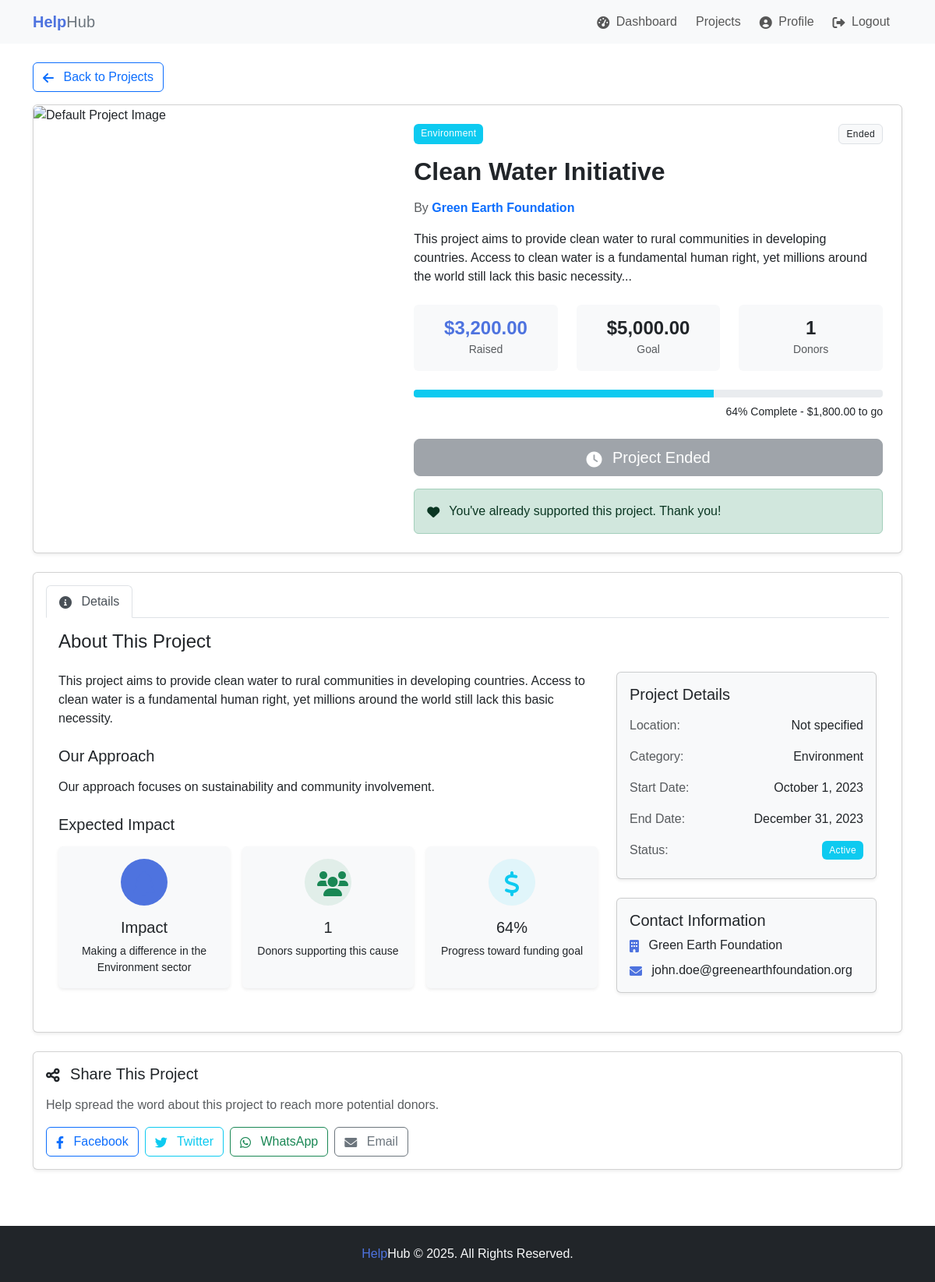
The app's page /project-details-donor.php?id=1 (signed in), older data.
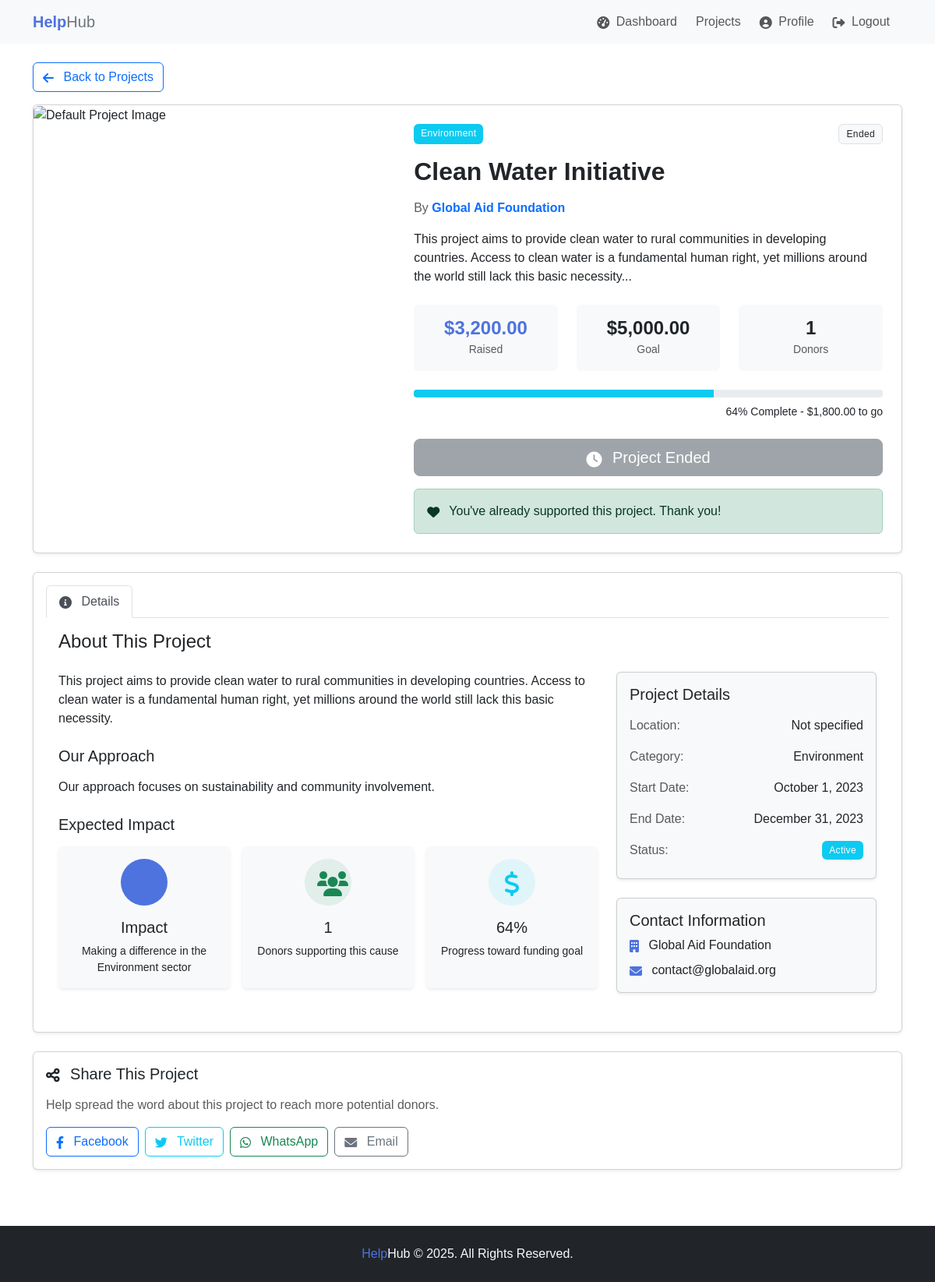
The same page, newer data.
### tables this page shows
CREATE TABLE IF NOT EXISTS project (
    project_id INT AUTO_INCREMENT PRIMARY KEY,
    assoc_id INT NOT NULL,
    title VARCHAR(100) NOT NULL,
    description TEXT NOT NULL,
    category VARCHAR(30) NOT NULL,
    goal_amount DECIMAL(10,2) NOT NULL,
    current_amount DECIMAL(10,2) DEFAULT 0,
    start_date DATE NOT NULL,
    end_date DATE NOT NULL,
    image_path VARCHAR(100),
    status VARCHAR(20) DEFAULT 'active',
    created_at TIMESTAMP DEFAULT CURRENT_TIMESTAMP,
    FOREIGN KEY (assoc_id) REFERENCES association(assoc_id) ON DELETE CASCADE
);

CREATE TABLE IF NOT EXISTS association (
    assoc_id INT AUTO_INCREMENT PRIMARY KEY,
    name VARCHAR(100) NOT NULL,
    address VARCHAR(200) NOT NULL,
    fiscal_id VARCHAR(10) NOT NULL UNIQUE,
    logo_path VARCHAR(100),
    pseudo VARCHAR(50) NOT NULL UNIQUE,
    password VARCHAR(60) NOT NULL,
    email VARCHAR(100) NOT NULL UNIQUE,
    representative_name VARCHAR(50) NOT NULL,
    representative_surname VARCHAR(50) NOT NULL,
    cin VARCHAR(8) NOT NULL UNIQUE,
    created_at TIMESTAMP DEFAULT CURRENT_TIMESTAMP
);

### project-details-donor.php (the view, shortened to what the changed rows need)
<?php
$project_id = $_GET['id'];
$donor_id = $_SESSION['user_id'];
require_once 'backend/db.php';
try {
    $stmt = $pdo->prepare("
        SELECT p.*, a.name as association_name, a.logo_path as association_logo, a.email as association_email
        FROM project p
        JOIN association a ON p.assoc_id = a.assoc_id
        WHERE p.project_id = ? AND p.status = 'active'
    ");
    $stmt->execute([$project_id]);
    $project = $stmt->fetch(PDO::FETCH_ASSOC);
    $progress = $project['goal_amount'] > 0
        ? round(($project['current_amount'] / $project['goal_amount']) * 100)
        : 0;
    $start_date = date("F j, Y", strtotime($project['start_date']));
    $end_date = date("F j, Y", strtotime($project['end_date']));
    $end_date_obj = new DateTime($project['end_date']);
    $today = new DateTime();
    $days_remaining = $today <= $end_date_obj ? $end_date_obj->diff($today)->days : 0;
    $stmt = $pdo->prepare("
        SELECT COUNT(*)
        FROM donation
        WHERE donor_id = ? AND project_id = ?
    ");
    $stmt->execute([$donor_id, $project_id]);
    $has_donated = ($stmt->fetchColumn() > 0);
} catch (PDOException $e) {
    header("Location: projects.php?error=database_error");
    exit;
}
function getCategoryColor($category) {
    switch(strtolower($category)) {
        case 'environment': return 'info';
    }
}
function getCategoryIcon($category) {
    switch(strtolower($category)) {
        case 'environment': return 'tree';
    }
}
?>
<!DOCTYPE html>
<html lang="en">
<head>
    <link href="https://cdn.jsdelivr.net/npm/bootstrap@5.3.0/dist/css/bootstrap.min.css" rel="stylesheet">
    <link rel="stylesheet" href="https://cdnjs.cloudflare.com/ajax/libs/font-awesome/6.0.0/css/all.min.css">
    <link rel="stylesheet" href="style.css">
</head>
<body>
    <div class="container py-4">
        <div class="card mb-4">
            <div class="row g-0">
                <div class="col-md-7">
                    <div class="card-body p-4">
                        <div class="d-flex justify-content-between mb-3">
                            <span class="badge bg-<?php echo getCategoryColor($project['category']); ?>">
                                <?php echo ucfirst(htmlspecialchars($project['category'])); ?>
                            </span>
                            <span class="badge bg-light text-dark border">
                                <?php echo $days_remaining > 0 ? "{$days_remaining} days left" : "Ended"; ?>
                            </span>
                        </div>
                        <h1 class="h2 fw-bold mb-3"><?php echo htmlspecialchars($project['title']); ?></h1>
                        <p class="text-muted mb-3">By <a href="#" class="text-decoration-none fw-bold">
                            <?php echo htmlspecialchars($project['association_name']); ?></a>
                        </p>
                        <p class="mb-4"><?php echo nl2br(htmlspecialchars(substr($project['description'], 0, 200))); ?>...</p>
                        <div class="row mb-3">
                            <div class="col-sm-4 mb-2">
                                <div class="bg-light p-3 text-center rounded h-100">
                                    <h4 class="fw-bold text-primary mb-0">$<?php echo number_format($project['current_amount'], 2); ?></h4>
                                    <span class="small text-muted">Raised</span>
                                </div>
                            </div>
                            <div class="col-sm-4 mb-2">
                                <div class="bg-light p-3 text-center rounded">
                                    <h4 class="fw-bold mb-0">$<?php echo number_format($project['goal_amount'], 2); ?></h4>
                                    <span class="small text-muted">Goal</span>
                                </div>
                            </div>
                            <div class="col-sm-4 mb-2">
                            </div>
                        </div>
                        <div class="progress mb-2" style="height: 10px">
                            <div class="progress-bar bg-<?php echo getCategoryColor($project['category']); ?>" role="progressbar"
                                style="width: <?php echo $progress; ?>%"
                                aria-valuenow="<?php echo $progress; ?>" aria-valuemin="0" aria-valuemax="100"></div>
                        </div>
                        <p class="text-end mb-4 small"><?php echo $progress; ?>% Complete -
                            $<?php echo number_format($project['goal_amount'] - $project['current_amount'], 2); ?> to go</p>
                        <div class="d-grid">
                            <?php if ($days_remaining > 0 && $project['goal_amount'] > $project['current_amount']): ?>
                                <button class="btn btn-primary btn-lg" data-bs-toggle="modal" data-bs-target="#donationModal">
                                    <i class="fas fa-hand-holding-heart me-2"></i> Donate Now
                                </button>
                            <?php elseif ($project['goal_amount'] <= $project['current_amount']): ?>
                                <button class="btn btn-success btn-lg" disabled>
                                    <i class="fas fa-check-circle me-2"></i> Funding Goal Achieved
                                </button>
                            <?php else: ?>
                                <button class="btn btn-secondary btn-lg" disabled>
                                </button>
                            <?php endif; ?>
                            <?php if ($has_donated): ?>
                                <div class="alert alert-success mt-3 mb-0">
                                </div>
                            <?php endif; ?>
                        </div>
                    </div>
                </div>
            </div>
        </div>
        <div class="card mb-4">
            <div class="card-body">
                <div class="tab-content p-3" id="projectTabContent">
                    <div class="tab-pane fade show active" id="details" role="tabpanel" aria-labelledby="details-tab">
                        <div class="row">
                            <div class="col-lg-8">
                                <p><?php echo nl2br(htmlspecialchars($project['description'])); ?></p>
                                <?php if (strpos($project['description'], 'Approach') === false): ?>
                                <h5 class="mt-4 mb-3">Our Approach</h5>
                                <p>Our approach focuses on sustainability and community involvement.</p>
                                <?php endif; ?>
                                <h5 class="mt-4 mb-3">Expected Impact</h5>
                                <div class="row g-3 mb-4">
                                    <div class="col-md-4">
                                        <div class="card border-0 bg-light h-100">
                                            <div class="card-body text-center">
                                                <div class="rounded-circle bg-primary bg-opacity-10 p-3 d-inline-flex mb-3" style="width: 60px; height: 60px;">
                                                    <i class="fas fa-<?php echo getCategoryIcon($project['category']); ?> fa-2x m-auto text-primary"></i>
                                                </div>
                                                <h5 class="card-title">Impact</h5>
                                                <p class="card-text small">Making a difference in the <?php echo htmlspecialchars($project['category']); ?> sector</p>
                                            </div>
                                        </div>
                                    </div>
                                    <div class="col-md-4">
                                    </div>
                                    <div class="col-md-4">
                                        <div class="card border-0 bg-light h-100">
                                            <div class="card-body text-center">
                                                <div class="rounded-circle bg-info bg-opacity-10 p-3 d-inline-flex mb-3" style="width: 60px; height: 60px;">
                                                    <i class="fas fa-dollar-sign fa-2x m-auto text-info"></i>
                                                </div>
                                                <h5 class="card-title"><?php echo $progress; ?>%</h5>
                                                <p class="card-text small">Progress toward funding goal</p>
                                            </div>
                                        </div>
                                    </div>
                                </div>
                            </div>
                            <div class="col-lg-4">
                                <div class="card bg-light mb-4">
                                    <div class="card-body">
                                        <ul class="list-group list-group-flush bg-transparent">
                                            <li class="list-group-item bg-transparent px-0 py-2 border-0 d-flex justify-content-between">
                                                <span class="text-muted">Category:</span>
                                                <span class="fw-medium"><?php echo ucfirst(htmlspecialchars($project['category'])); ?></span>
                                            </li>
                                            <li class="list-group-item bg-transparent px-0 py-2 border-0 d-flex justify-content-between">
                                                <span class="text-muted">Start Date:</span>
                                                <span class="fw-medium"><?php echo $start_date; ?></span>
                                            </li>
                                            <li class="list-group-item bg-transparent px-0 py-2 border-0 d-flex justify-content-between">
                                                <span class="text-muted">End Date:</span>
                                                <span class="fw-medium"><?php echo $end_date; ?></span>
                                            </li>
                                            <li class="list-group-item bg-transparent px-0 py-2 border-0 d-flex justify-content-between">
                                                <span class="text-muted">Status:</span>
                                                <span class="badge bg-<?php echo $project['status'] == 'active' ? 'info' : 'secondary'; ?>">
                                                    <?php echo ucfirst($project['status']); ?>
                                                </span>
                                            </li>
                                        </ul>
                                    </div>
                                </div>
                                <div class="card bg-light">
                                    <div class="card-body">
                                        <ul class="list-unstyled mb-0">
                                            <li class="mb-2">
                                                <i class="fas fa-building text-primary me-2"></i>
                                                <?php echo htmlspecialchars($project['association_name']); ?>
                                            </li>
                                            <li>
                                                <i class="fas fa-envelope text-primary me-2"></i>
                                                <?php echo htmlspecialchars($project['association_email']); ?>
                                            </li>
                                        </ul>
                                    </div>
                                </div>
                            </div>
                        </div>
                    </div>
                </div>
            </div>
        </div>
    </div>
</body>
</html>

Row changes from the older to the newer data that the page shows:
changed through a linked row, project "Clean Water Initiative": assoc.name "Green Earth Foundation" → "Global Aid Foundation"; assoc.email "john.doe@greenearthfoundation.org" → "contact@globalaid.org"
